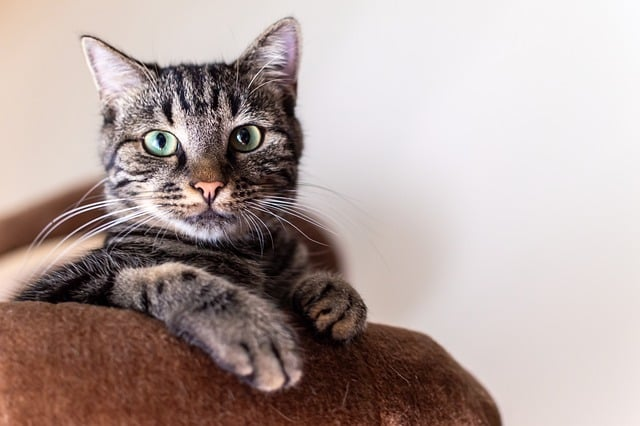
#> input picture OpenCV/img.jpg, 640 x 426 px
$ jupyter execute '07. 이미지 자르기.ipynb'
#> lines starting #> are read from the running program, lines starting #| are printed output that depends on the picture; after the words box and inside, x2 and y2 are one past the last pixel; in counts of white or black regions, pixels touching at a corner belong together
# 7. 이미지 자르기

영역을 잘라서 새로운 윈도우(창)에 표시

[cell 1]
import cv2
img = cv2.imread('img.jpg')
#> img is the input picture: shape (426, 640, 3); mean B, G, R 157.7, 161.4, 177.3
#img.shape # (426, 640, 3)

crop = img[100:200, 200:400] # 세로 기준 100:200 까지, 가로 기준 200 : 400 까지 자름
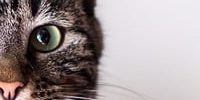
#> crop: shape (100, 200, 3); mean B, G, R 146.1, 145.9, 156.7

cv2.imshow('img', img) # 원본 이미지
cv2.imshow('crop', crop) # 원본 이미지
cv2.waitKey(0)
cv2.destroyAllWindows()

영역을 잘라서 기존 윈도우에 표시

[cell 2]
import cv2
img = cv2.imread('img.jpg')

crop = img[100:200, 200:400] # 세로 기준 100:200 까지, 가로 기준 200 : 400 까지 자름
img[100:200, 400:600] = crop
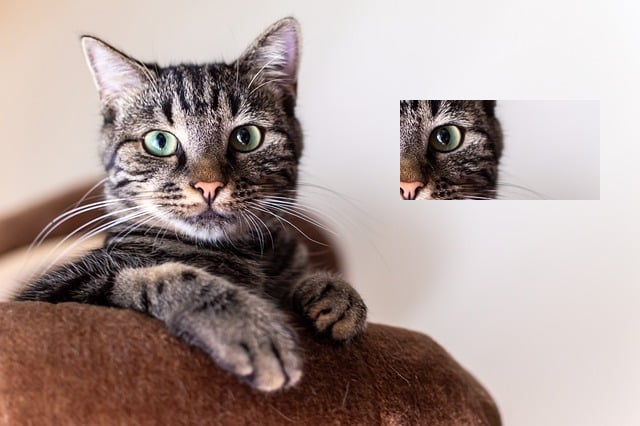
#> img: shape (426, 640, 3); 7.34% of pixels changed, all inside (x1, y1, x2, y2) = (400, 100, 600, 200)

cv2.imshow('img', img) # 원본 이미지
cv2.waitKey(0)
cv2.destroyAllWindows()
